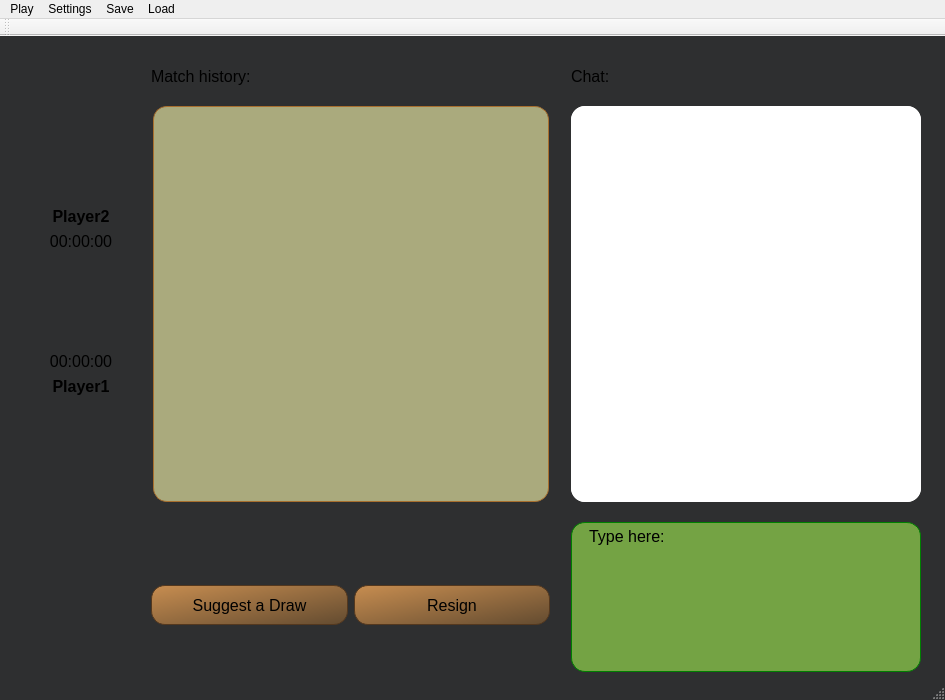
<?xml version="1.0" encoding="UTF-8"?>
<ui version="4.0">
 <class>MainWindow</class>
 <widget class="QMainWindow" name="MainWindow">
  <property name="geometry">
   <rect>
    <x>0</x>
    <y>0</y>
    <width>945</width>
    <height>700</height>
   </rect>
  </property>
  <property name="sizePolicy">
   <sizepolicy hsizetype="Preferred" vsizetype="Fixed">
    <horstretch>0</horstretch>
    <verstretch>0</verstretch>
   </sizepolicy>
  </property>
  <property name="minimumSize">
   <size>
    <width>945</width>
    <height>700</height>
   </size>
  </property>
  <property name="maximumSize">
   <size>
    <width>16777215</width>
    <height>16777215</height>
   </size>
  </property>
  <property name="palette">
   <palette>
    <active>
     <colorrole role="WindowText">
      <brush brushstyle="SolidPattern">
       <color alpha="255">
        <red>0</red>
        <green>0</green>
        <blue>0</blue>
       </color>
      </brush>
     </colorrole>
     <colorrole role="Button">
      <brush brushstyle="SolidPattern">
       <color alpha="255">
        <red>227</red>
        <green>227</green>
        <blue>227</blue>
       </color>
      </brush>
     </colorrole>
     <colorrole role="Text">
      <brush brushstyle="SolidPattern">
       <color alpha="255">
        <red>0</red>
        <green>0</green>
        <blue>0</blue>
       </color>
      </brush>
     </colorrole>
     <colorrole role="BrightText">
      <brush brushstyle="SolidPattern">
       <color alpha="255">
        <red>170</red>
        <green>170</green>
        <blue>127</blue>
       </color>
      </brush>
     </colorrole>
     <colorrole role="ButtonText">
      <brush brushstyle="SolidPattern">
       <color alpha="255">
        <red>0</red>
        <green>0</green>
        <blue>0</blue>
       </color>
      </brush>
     </colorrole>
     <colorrole role="Base">
      <brush brushstyle="SolidPattern">
       <color alpha="255">
        <red>255</red>
        <green>85</green>
        <blue>255</blue>
       </color>
      </brush>
     </colorrole>
     <colorrole role="Window">
      <brush brushstyle="SolidPattern">
       <color alpha="255">
        <red>140</red>
        <green>140</green>
        <blue>54</blue>
       </color>
      </brush>
     </colorrole>
     <colorrole role="ToolTipText">
      <brush brushstyle="SolidPattern">
       <color alpha="255">
        <red>0</red>
        <green>0</green>
        <blue>0</blue>
       </color>
      </brush>
     </colorrole>
    </active>
    <inactive>
     <colorrole role="WindowText">
      <brush brushstyle="SolidPattern">
       <color alpha="255">
        <red>208</red>
        <green>208</green>
        <blue>208</blue>
       </color>
      </brush>
     </colorrole>
     <colorrole role="Button">
      <brush brushstyle="SolidPattern">
       <color alpha="255">
        <red>64</red>
        <green>65</green>
        <blue>66</blue>
       </color>
      </brush>
     </colorrole>
     <colorrole role="Text">
      <brush brushstyle="SolidPattern">
       <color alpha="255">
        <red>208</red>
        <green>208</green>
        <blue>208</blue>
       </color>
      </brush>
     </colorrole>
     <colorrole role="BrightText">
      <brush brushstyle="SolidPattern">
       <color alpha="255">
        <red>255</red>
        <green>51</green>
        <blue>51</blue>
       </color>
      </brush>
     </colorrole>
     <colorrole role="ButtonText">
      <brush brushstyle="SolidPattern">
       <color alpha="255">
        <red>208</red>
        <green>208</green>
        <blue>208</blue>
       </color>
      </brush>
     </colorrole>
     <colorrole role="Base">
      <brush brushstyle="SolidPattern">
       <color alpha="255">
        <red>46</red>
        <green>47</green>
        <blue>48</blue>
       </color>
      </brush>
     </colorrole>
     <colorrole role="Window">
      <brush brushstyle="SolidPattern">
       <color alpha="255">
        <red>46</red>
        <green>47</green>
        <blue>48</blue>
       </color>
      </brush>
     </colorrole>
     <colorrole role="ToolTipText">
      <brush brushstyle="SolidPattern">
       <color alpha="255">
        <red>208</red>
        <green>208</green>
        <blue>208</blue>
       </color>
      </brush>
     </colorrole>
    </inactive>
    <disabled>
     <colorrole role="WindowText">
      <brush brushstyle="SolidPattern">
       <color alpha="255">
        <red>120</red>
        <green>120</green>
        <blue>120</blue>
       </color>
      </brush>
     </colorrole>
     <colorrole role="Button">
      <brush brushstyle="SolidPattern">
       <color alpha="255">
        <red>227</red>
        <green>227</green>
        <blue>227</blue>
       </color>
      </brush>
     </colorrole>
     <colorrole role="Text">
      <brush brushstyle="SolidPattern">
       <color alpha="255">
        <red>120</red>
        <green>120</green>
        <blue>120</blue>
       </color>
      </brush>
     </colorrole>
     <colorrole role="BrightText">
      <brush brushstyle="SolidPattern">
       <color alpha="255">
        <red>170</red>
        <green>170</green>
        <blue>127</blue>
       </color>
      </brush>
     </colorrole>
     <colorrole role="ButtonText">
      <brush brushstyle="SolidPattern">
       <color alpha="255">
        <red>120</red>
        <green>120</green>
        <blue>120</blue>
       </color>
      </brush>
     </colorrole>
     <colorrole role="Base">
      <brush brushstyle="SolidPattern">
       <color alpha="255">
        <red>140</red>
        <green>140</green>
        <blue>54</blue>
       </color>
      </brush>
     </colorrole>
     <colorrole role="Window">
      <brush brushstyle="SolidPattern">
       <color alpha="255">
        <red>140</red>
        <green>140</green>
        <blue>54</blue>
       </color>
      </brush>
     </colorrole>
     <colorrole role="ToolTipText">
      <brush brushstyle="SolidPattern">
       <color alpha="255">
        <red>208</red>
        <green>208</green>
        <blue>208</blue>
       </color>
      </brush>
     </colorrole>
    </disabled>
   </palette>
  </property>
  <property name="font">
   <font>
    <pointsize>12</pointsize>
   </font>
  </property>
  <property name="windowTitle">
   <string>Mercury Chess</string>
  </property>
  <property name="toolTip">
   <string/>
  </property>
  <property name="layoutDirection">
   <enum>Qt::LeftToRight</enum>
  </property>
  <property name="autoFillBackground">
   <bool>false</bool>
  </property>
  <property name="styleSheet">
   <string notr="true">QPushButton{
background-color: qlineargradient(x1: 0,y1: 0, x2: 1, y2: 1, stop: 0 #C78D50, stop: 1 #634b30 );
border: 1 solid #54381E;
border-radius: 14px;
text-shadow: 1px 1px 0px #2f6627;

}:pressed{
background-color: qlineargradient(x1: 0, y1: 0, x2: 1, y2: 1, stop: 0 #634b30, stop: 1 #C78D50 );
}</string>
  </property>
  <widget class="QWidget" name="centralWidget">
   <property name="sizePolicy">
    <sizepolicy hsizetype="Preferred" vsizetype="Fixed">
     <horstretch>0</horstretch>
     <verstretch>0</verstretch>
    </sizepolicy>
   </property>
   <widget class="QWidget" name="">
    <property name="geometry">
     <rect>
      <x>20</x>
      <y>20</y>
      <width>914</width>
      <height>610</height>
     </rect>
    </property>
    <layout class="QGridLayout" name="game_grid">
     <property name="sizeConstraint">
      <enum>QLayout::SetMinimumSize</enum>
     </property>
     <property name="rightMargin">
      <number>20</number>
     </property>
     <property name="spacing">
      <number>20</number>
     </property>
     <item row="0" column="1">
      <widget class="QLabel" name="match_history">
       <property name="minimumSize">
        <size>
         <width>400</width>
         <height>0</height>
        </size>
       </property>
       <property name="maximumSize">
        <size>
         <width>16777215</width>
         <height>60</height>
        </size>
       </property>
       <property name="palette">
        <palette>
         <active/>
         <inactive/>
         <disabled/>
        </palette>
       </property>
       <property name="font">
        <font>
         <pointsize>12</pointsize>
        </font>
       </property>
       <property name="styleSheet">
        <string notr="true">background: base;
</string>
       </property>
       <property name="text">
        <string>Match history:</string>
       </property>
      </widget>
     </item>
     <item row="0" column="2">
      <widget class="QLabel" name="chat_header">
       <property name="font">
        <font>
         <pointsize>12</pointsize>
        </font>
       </property>
       <property name="text">
        <string>Chat:</string>
       </property>
      </widget>
     </item>
     <item row="2" column="1">
      <layout class="QHBoxLayout" name="game_buttons">
       <item>
        <widget class="QPushButton" name="draw_button">
         <property name="sizePolicy">
          <sizepolicy hsizetype="MinimumExpanding" vsizetype="Fixed">
           <horstretch>0</horstretch>
           <verstretch>0</verstretch>
          </sizepolicy>
         </property>
         <property name="minimumSize">
          <size>
           <width>89</width>
           <height>40</height>
          </size>
         </property>
         <property name="maximumSize">
          <size>
           <width>197</width>
           <height>24</height>
          </size>
         </property>
         <property name="palette">
          <palette>
           <active>
            <colorrole role="Button">
             <brush brushstyle="LinearGradientPattern">
              <gradient startx="0.000000000000000" starty="0.000000000000000" endx="1.000000000000000" endy="1.000000000000000" type="LinearGradient" spread="PadSpread" coordinatemode="ObjectBoundingMode">
               <gradientstop position="0.000000000000000">
                <color alpha="255">
                 <red>199</red>
                 <green>141</green>
                 <blue>80</blue>
                </color>
               </gradientstop>
               <gradientstop position="1.000000000000000">
                <color alpha="255">
                 <red>99</red>
                 <green>75</green>
                 <blue>48</blue>
                </color>
               </gradientstop>
              </gradient>
             </brush>
            </colorrole>
            <colorrole role="Base">
             <brush brushstyle="LinearGradientPattern">
              <gradient startx="0.000000000000000" starty="0.000000000000000" endx="1.000000000000000" endy="1.000000000000000" type="LinearGradient" spread="PadSpread" coordinatemode="ObjectBoundingMode">
               <gradientstop position="0.000000000000000">
                <color alpha="255">
                 <red>199</red>
                 <green>141</green>
                 <blue>80</blue>
                </color>
               </gradientstop>
               <gradientstop position="1.000000000000000">
                <color alpha="255">
                 <red>99</red>
                 <green>75</green>
                 <blue>48</blue>
                </color>
               </gradientstop>
              </gradient>
             </brush>
            </colorrole>
            <colorrole role="Window">
             <brush brushstyle="LinearGradientPattern">
              <gradient startx="0.000000000000000" starty="0.000000000000000" endx="1.000000000000000" endy="1.000000000000000" type="LinearGradient" spread="PadSpread" coordinatemode="ObjectBoundingMode">
               <gradientstop position="0.000000000000000">
                <color alpha="255">
                 <red>199</red>
                 <green>141</green>
                 <blue>80</blue>
                </color>
               </gradientstop>
               <gradientstop position="1.000000000000000">
                <color alpha="255">
                 <red>99</red>
                 <green>75</green>
                 <blue>48</blue>
                </color>
               </gradientstop>
              </gradient>
             </brush>
            </colorrole>
           </active>
           <inactive>
            <colorrole role="Button">
             <brush brushstyle="LinearGradientPattern">
              <gradient startx="0.000000000000000" starty="0.000000000000000" endx="1.000000000000000" endy="1.000000000000000" type="LinearGradient" spread="PadSpread" coordinatemode="ObjectBoundingMode">
               <gradientstop position="0.000000000000000">
                <color alpha="255">
                 <red>199</red>
                 <green>141</green>
                 <blue>80</blue>
                </color>
               </gradientstop>
               <gradientstop position="1.000000000000000">
                <color alpha="255">
                 <red>99</red>
                 <green>75</green>
                 <blue>48</blue>
                </color>
               </gradientstop>
              </gradient>
             </brush>
            </colorrole>
            <colorrole role="Base">
             <brush brushstyle="LinearGradientPattern">
              <gradient startx="0.000000000000000" starty="0.000000000000000" endx="1.000000000000000" endy="1.000000000000000" type="LinearGradient" spread="PadSpread" coordinatemode="ObjectBoundingMode">
               <gradientstop position="0.000000000000000">
                <color alpha="255">
                 <red>199</red>
                 <green>141</green>
                 <blue>80</blue>
                </color>
               </gradientstop>
               <gradientstop position="1.000000000000000">
                <color alpha="255">
                 <red>99</red>
                 <green>75</green>
                 <blue>48</blue>
                </color>
               </gradientstop>
              </gradient>
             </brush>
            </colorrole>
            <colorrole role="Window">
             <brush brushstyle="LinearGradientPattern">
              <gradient startx="0.000000000000000" starty="0.000000000000000" endx="1.000000000000000" endy="1.000000000000000" type="LinearGradient" spread="PadSpread" coordinatemode="ObjectBoundingMode">
               <gradientstop position="0.000000000000000">
                <color alpha="255">
                 <red>199</red>
                 <green>141</green>
                 <blue>80</blue>
                </color>
               </gradientstop>
               <gradientstop position="1.000000000000000">
                <color alpha="255">
                 <red>99</red>
                 <green>75</green>
                 <blue>48</blue>
                </color>
               </gradientstop>
              </gradient>
             </brush>
            </colorrole>
           </inactive>
           <disabled>
            <colorrole role="Button">
             <brush brushstyle="LinearGradientPattern">
              <gradient startx="0.000000000000000" starty="0.000000000000000" endx="1.000000000000000" endy="1.000000000000000" type="LinearGradient" spread="PadSpread" coordinatemode="ObjectBoundingMode">
               <gradientstop position="0.000000000000000">
                <color alpha="255">
                 <red>199</red>
                 <green>141</green>
                 <blue>80</blue>
                </color>
               </gradientstop>
               <gradientstop position="1.000000000000000">
                <color alpha="255">
                 <red>99</red>
                 <green>75</green>
                 <blue>48</blue>
                </color>
               </gradientstop>
              </gradient>
             </brush>
            </colorrole>
            <colorrole role="Base">
             <brush brushstyle="LinearGradientPattern">
              <gradient startx="0.000000000000000" starty="0.000000000000000" endx="1.000000000000000" endy="1.000000000000000" type="LinearGradient" spread="PadSpread" coordinatemode="ObjectBoundingMode">
               <gradientstop position="0.000000000000000">
                <color alpha="255">
                 <red>199</red>
                 <green>141</green>
                 <blue>80</blue>
                </color>
               </gradientstop>
               <gradientstop position="1.000000000000000">
                <color alpha="255">
                 <red>99</red>
                 <green>75</green>
                 <blue>48</blue>
                </color>
               </gradientstop>
              </gradient>
             </brush>
            </colorrole>
            <colorrole role="Window">
             <brush brushstyle="LinearGradientPattern">
              <gradient startx="0.000000000000000" starty="0.000000000000000" endx="1.000000000000000" endy="1.000000000000000" type="LinearGradient" spread="PadSpread" coordinatemode="ObjectBoundingMode">
               <gradientstop position="0.000000000000000">
                <color alpha="255">
                 <red>199</red>
                 <green>141</green>
                 <blue>80</blue>
                </color>
               </gradientstop>
               <gradientstop position="1.000000000000000">
                <color alpha="255">
                 <red>99</red>
                 <green>75</green>
                 <blue>48</blue>
                </color>
               </gradientstop>
              </gradient>
             </brush>
            </colorrole>
           </disabled>
          </palette>
         </property>
         <property name="font">
          <font>
           <pointsize>12</pointsize>
          </font>
         </property>
         <property name="styleSheet">
          <string notr="true"/>
         </property>
         <property name="text">
          <string>Suggest a Draw</string>
         </property>
        </widget>
       </item>
       <item>
        <widget class="QPushButton" name="resign_button">
         <property name="sizePolicy">
          <sizepolicy hsizetype="MinimumExpanding" vsizetype="Fixed">
           <horstretch>0</horstretch>
           <verstretch>0</verstretch>
          </sizepolicy>
         </property>
         <property name="minimumSize">
          <size>
           <width>75</width>
           <height>40</height>
          </size>
         </property>
         <property name="maximumSize">
          <size>
           <width>196</width>
           <height>24</height>
          </size>
         </property>
         <property name="font">
          <font>
           <pointsize>12</pointsize>
          </font>
         </property>
         <property name="styleSheet">
          <string notr="true"/>
         </property>
         <property name="text">
          <string>Resign</string>
         </property>
        </widget>
       </item>
      </layout>
     </item>
     <item row="1" column="2">
      <widget class="QScrollArea" name="chat_area">
       <property name="sizePolicy">
        <sizepolicy hsizetype="Preferred" vsizetype="MinimumExpanding">
         <horstretch>0</horstretch>
         <verstretch>0</verstretch>
        </sizepolicy>
       </property>
       <property name="minimumSize">
        <size>
         <width>350</width>
         <height>396</height>
        </size>
       </property>
       <property name="maximumSize">
        <size>
         <width>350</width>
         <height>16777215</height>
        </size>
       </property>
       <property name="font">
        <font>
         <pointsize>12</pointsize>
        </font>
       </property>
       <property name="styleSheet">
        <string notr="true">QWidget{
background: white;
border-radius: 14px;
}</string>
       </property>
       <property name="verticalScrollBarPolicy">
        <enum>Qt::ScrollBarAlwaysOff</enum>
       </property>
       <property name="horizontalScrollBarPolicy">
        <enum>Qt::ScrollBarAlwaysOff</enum>
       </property>
       <property name="widgetResizable">
        <bool>true</bool>
       </property>
       <widget class="QWidget" name="scrollAreaWidgetContents">
        <property name="geometry">
         <rect>
          <x>0</x>
          <y>0</y>
          <width>350</width>
          <height>396</height>
         </rect>
        </property>
       </widget>
      </widget>
     </item>
     <item row="2" column="2">
      <widget class="QTextEdit" name="textEdit">
       <property name="minimumSize">
        <size>
         <width>350</width>
         <height>150</height>
        </size>
       </property>
       <property name="maximumSize">
        <size>
         <width>350</width>
         <height>150</height>
        </size>
       </property>
       <property name="palette">
        <palette>
         <active>
          <colorrole role="Button">
           <brush brushstyle="SolidPattern">
            <color alpha="255">
             <red>116</red>
             <green>163</green>
             <blue>68</blue>
            </color>
           </brush>
          </colorrole>
          <colorrole role="Base">
           <brush brushstyle="SolidPattern">
            <color alpha="255">
             <red>116</red>
             <green>163</green>
             <blue>68</blue>
            </color>
           </brush>
          </colorrole>
          <colorrole role="Window">
           <brush brushstyle="SolidPattern">
            <color alpha="255">
             <red>116</red>
             <green>163</green>
             <blue>68</blue>
            </color>
           </brush>
          </colorrole>
         </active>
         <inactive>
          <colorrole role="Button">
           <brush brushstyle="SolidPattern">
            <color alpha="255">
             <red>116</red>
             <green>163</green>
             <blue>68</blue>
            </color>
           </brush>
          </colorrole>
          <colorrole role="Base">
           <brush brushstyle="SolidPattern">
            <color alpha="255">
             <red>116</red>
             <green>163</green>
             <blue>68</blue>
            </color>
           </brush>
          </colorrole>
          <colorrole role="Window">
           <brush brushstyle="SolidPattern">
            <color alpha="255">
             <red>116</red>
             <green>163</green>
             <blue>68</blue>
            </color>
           </brush>
          </colorrole>
         </inactive>
         <disabled>
          <colorrole role="Button">
           <brush brushstyle="SolidPattern">
            <color alpha="255">
             <red>116</red>
             <green>163</green>
             <blue>68</blue>
            </color>
           </brush>
          </colorrole>
          <colorrole role="Base">
           <brush brushstyle="SolidPattern">
            <color alpha="255">
             <red>116</red>
             <green>163</green>
             <blue>68</blue>
            </color>
           </brush>
          </colorrole>
          <colorrole role="Window">
           <brush brushstyle="SolidPattern">
            <color alpha="255">
             <red>116</red>
             <green>163</green>
             <blue>68</blue>
            </color>
           </brush>
          </colorrole>
         </disabled>
        </palette>
       </property>
       <property name="font">
        <font>
         <pointsize>12</pointsize>
        </font>
       </property>
       <property name="toolTip">
        <string/>
       </property>
       <property name="autoFillBackground">
        <bool>false</bool>
       </property>
       <property name="styleSheet">
        <string notr="true">background: #74a344;
border: 1px solid green;
border-radius: 14;</string>
       </property>
       <property name="html">
        <string>&lt;!DOCTYPE HTML PUBLIC &quot;-//W3C//DTD HTML 4.0//EN&quot; &quot;http://www.w3.org/TR/REC-html40/strict.dtd&quot;&gt;
&lt;html&gt;&lt;head&gt;&lt;meta name=&quot;qrichtext&quot; content=&quot;1&quot; /&gt;&lt;meta charset=&quot;utf-8&quot; /&gt;&lt;style type=&quot;text/css&quot;&gt;
p, li { white-space: pre-wrap; }
hr { height: 1px; border-width: 0; }
li.unchecked::marker { content: &quot;\2610&quot;; }
li.checked::marker { content: &quot;\2612&quot;; }
&lt;/style&gt;&lt;/head&gt;&lt;body style=&quot; font-family:'Segoe UI'; font-size:12pt; font-weight:400; font-style:normal;&quot;&gt;
&lt;p style=&quot; margin-top:0px; margin-bottom:0px; margin-left:0px; margin-right:0px; -qt-block-indent:0; text-indent:0px;&quot;&gt;   Type here:&lt;/p&gt;
&lt;p style=&quot;-qt-paragraph-type:empty; margin-top:0px; margin-bottom:0px; margin-left:0px; margin-right:0px; -qt-block-indent:0; text-indent:0px;&quot;&gt;&lt;br /&gt;&lt;/p&gt;&lt;/body&gt;&lt;/html&gt;</string>
       </property>
       <property name="placeholderText">
        <string/>
       </property>
      </widget>
     </item>
     <item row="1" column="1" alignment="Qt::AlignHCenter|Qt::AlignVCenter">
      <widget class="QLabel" name="board_background">
       <property name="sizePolicy">
        <sizepolicy hsizetype="Fixed" vsizetype="Fixed">
         <horstretch>0</horstretch>
         <verstretch>0</verstretch>
        </sizepolicy>
       </property>
       <property name="minimumSize">
        <size>
         <width>396</width>
         <height>396</height>
        </size>
       </property>
       <property name="maximumSize">
        <size>
         <width>396</width>
         <height>396</height>
        </size>
       </property>
       <property name="palette">
        <palette>
         <active>
          <colorrole role="Button">
           <brush brushstyle="SolidPattern">
            <color alpha="255">
             <red>170</red>
             <green>170</green>
             <blue>125</blue>
            </color>
           </brush>
          </colorrole>
          <colorrole role="Base">
           <brush brushstyle="SolidPattern">
            <color alpha="255">
             <red>170</red>
             <green>170</green>
             <blue>125</blue>
            </color>
           </brush>
          </colorrole>
          <colorrole role="Window">
           <brush brushstyle="SolidPattern">
            <color alpha="255">
             <red>170</red>
             <green>170</green>
             <blue>125</blue>
            </color>
           </brush>
          </colorrole>
         </active>
         <inactive>
          <colorrole role="Button">
           <brush brushstyle="SolidPattern">
            <color alpha="255">
             <red>170</red>
             <green>170</green>
             <blue>125</blue>
            </color>
           </brush>
          </colorrole>
          <colorrole role="Base">
           <brush brushstyle="SolidPattern">
            <color alpha="255">
             <red>170</red>
             <green>170</green>
             <blue>125</blue>
            </color>
           </brush>
          </colorrole>
          <colorrole role="Window">
           <brush brushstyle="SolidPattern">
            <color alpha="255">
             <red>170</red>
             <green>170</green>
             <blue>125</blue>
            </color>
           </brush>
          </colorrole>
         </inactive>
         <disabled>
          <colorrole role="Button">
           <brush brushstyle="SolidPattern">
            <color alpha="255">
             <red>170</red>
             <green>170</green>
             <blue>125</blue>
            </color>
           </brush>
          </colorrole>
          <colorrole role="Base">
           <brush brushstyle="SolidPattern">
            <color alpha="255">
             <red>170</red>
             <green>170</green>
             <blue>125</blue>
            </color>
           </brush>
          </colorrole>
          <colorrole role="Window">
           <brush brushstyle="SolidPattern">
            <color alpha="255">
             <red>170</red>
             <green>170</green>
             <blue>125</blue>
            </color>
           </brush>
          </colorrole>
         </disabled>
        </palette>
       </property>
       <property name="toolTip">
        <string>Think thoroughly</string>
       </property>
       <property name="autoFillBackground">
        <bool>false</bool>
       </property>
       <property name="styleSheet">
        <string notr="true">QLabel{
background: rgb(170, 170, 125);
border: 1 solid #A86F2E;
border-radius: 14px;
}</string>
       </property>
       <property name="text">
        <string/>
       </property>
       <property name="scaledContents">
        <bool>false</bool>
       </property>
       <property name="alignment">
        <set>Qt::AlignCenter</set>
       </property>
      </widget>
     </item>
     <item row="1" column="0">
      <layout class="QVBoxLayout" name="players_layout">
       <property name="spacing">
        <number>6</number>
       </property>
       <property name="leftMargin">
        <number>0</number>
       </property>
       <property name="topMargin">
        <number>0</number>
       </property>
       <property name="rightMargin">
        <number>0</number>
       </property>
       <property name="bottomMargin">
        <number>0</number>
       </property>
       <item alignment="Qt::AlignRight">
        <widget class="QLabel" name="opponent_avatar">
         <property name="minimumSize">
          <size>
           <width>95</width>
           <height>95</height>
          </size>
         </property>
         <property name="maximumSize">
          <size>
           <width>200</width>
           <height>200</height>
          </size>
         </property>
         <property name="autoFillBackground">
          <bool>false</bool>
         </property>
         <property name="styleSheet">
          <string notr="true"/>
         </property>
         <property name="frameShape">
          <enum>QFrame::NoFrame</enum>
         </property>
         <property name="frameShadow">
          <enum>QFrame::Plain</enum>
         </property>
         <property name="lineWidth">
          <number>0</number>
         </property>
         <property name="midLineWidth">
          <number>0</number>
         </property>
         <property name="text">
          <string/>
         </property>
         <property name="pixmap">
          <pixmap resource="../images.qrc">:/profile</pixmap>
         </property>
        </widget>
       </item>
       <item alignment="Qt::AlignRight">
        <widget class="QLabel" name="opponent_name">
         <property name="sizePolicy">
          <sizepolicy hsizetype="Preferred" vsizetype="Fixed">
           <horstretch>0</horstretch>
           <verstretch>0</verstretch>
          </sizepolicy>
         </property>
         <property name="minimumSize">
          <size>
           <width>100</width>
           <height>0</height>
          </size>
         </property>
         <property name="font">
          <font>
           <pointsize>12</pointsize>
           <bold>true</bold>
           <strikeout>false</strikeout>
           <kerning>true</kerning>
          </font>
         </property>
         <property name="text">
          <string>Player2</string>
         </property>
         <property name="alignment">
          <set>Qt::AlignCenter</set>
         </property>
        </widget>
       </item>
       <item alignment="Qt::AlignRight">
        <widget class="QLabel" name="opponent_timer">
         <property name="sizePolicy">
          <sizepolicy hsizetype="Preferred" vsizetype="Fixed">
           <horstretch>0</horstretch>
           <verstretch>0</verstretch>
          </sizepolicy>
         </property>
         <property name="minimumSize">
          <size>
           <width>100</width>
           <height>0</height>
          </size>
         </property>
         <property name="font">
          <font>
           <pointsize>12</pointsize>
          </font>
         </property>
         <property name="text">
          <string>00:00:00</string>
         </property>
         <property name="alignment">
          <set>Qt::AlignCenter</set>
         </property>
        </widget>
       </item>
       <item>
        <spacer name="verticalSpacer">
         <property name="orientation">
          <enum>Qt::Vertical</enum>
         </property>
         <property name="sizeHint" stdset="0">
          <size>
           <width>20</width>
           <height>40</height>
          </size>
         </property>
        </spacer>
       </item>
       <item alignment="Qt::AlignRight">
        <widget class="QLabel" name="user_timer">
         <property name="sizePolicy">
          <sizepolicy hsizetype="Preferred" vsizetype="Fixed">
           <horstretch>0</horstretch>
           <verstretch>0</verstretch>
          </sizepolicy>
         </property>
         <property name="minimumSize">
          <size>
           <width>100</width>
           <height>0</height>
          </size>
         </property>
         <property name="font">
          <font>
           <pointsize>12</pointsize>
          </font>
         </property>
         <property name="text">
          <string>00:00:00</string>
         </property>
         <property name="alignment">
          <set>Qt::AlignCenter</set>
         </property>
        </widget>
       </item>
       <item alignment="Qt::AlignRight">
        <widget class="QLabel" name="user_name">
         <property name="sizePolicy">
          <sizepolicy hsizetype="Preferred" vsizetype="Fixed">
           <horstretch>0</horstretch>
           <verstretch>0</verstretch>
          </sizepolicy>
         </property>
         <property name="minimumSize">
          <size>
           <width>100</width>
           <height>0</height>
          </size>
         </property>
         <property name="font">
          <font>
           <pointsize>12</pointsize>
           <bold>true</bold>
           <strikeout>false</strikeout>
           <kerning>true</kerning>
          </font>
         </property>
         <property name="text">
          <string>Player1</string>
         </property>
         <property name="alignment">
          <set>Qt::AlignCenter</set>
         </property>
        </widget>
       </item>
       <item alignment="Qt::AlignRight">
        <widget class="QLabel" name="user_avatar">
         <property name="sizePolicy">
          <sizepolicy hsizetype="Fixed" vsizetype="Fixed">
           <horstretch>0</horstretch>
           <verstretch>0</verstretch>
          </sizepolicy>
         </property>
         <property name="minimumSize">
          <size>
           <width>100</width>
           <height>100</height>
          </size>
         </property>
         <property name="maximumSize">
          <size>
           <width>200</width>
           <height>200</height>
          </size>
         </property>
         <property name="autoFillBackground">
          <bool>false</bool>
         </property>
         <property name="styleSheet">
          <string notr="true"/>
         </property>
         <property name="text">
          <string/>
         </property>
         <property name="pixmap">
          <pixmap resource="../images.qrc">:/profile</pixmap>
         </property>
        </widget>
       </item>
      </layout>
     </item>
    </layout>
   </widget>
  </widget>
  <widget class="QMenuBar" name="menuBar">
   <property name="enabled">
    <bool>true</bool>
   </property>
   <property name="geometry">
    <rect>
     <x>0</x>
     <y>0</y>
     <width>945</width>
     <height>21</height>
    </rect>
   </property>
   <property name="defaultUp">
    <bool>false</bool>
   </property>
   <property name="nativeMenuBar">
    <bool>true</bool>
   </property>
   <widget class="QMenu" name="menuSave">
    <property name="title">
     <string>Save</string>
    </property>
   </widget>
   <widget class="QMenu" name="menuLoad">
    <property name="title">
     <string>Load</string>
    </property>
   </widget>
   <widget class="QMenu" name="menuSettings">
    <property name="title">
     <string>Settings</string>
    </property>
    <addaction name="actionProfile"/>
   </widget>
   <widget class="QMenu" name="menuPlay">
    <property name="title">
     <string>Play</string>
    </property>
    <addaction name="actionWith_AI"/>
    <addaction name="actionOnline"/>
   </widget>
   <addaction name="menuPlay"/>
   <addaction name="menuSettings"/>
   <addaction name="menuSave"/>
   <addaction name="menuLoad"/>
  </widget>
  <widget class="QToolBar" name="mainToolBar">
   <property name="enabled">
    <bool>false</bool>
   </property>
   <property name="floatable">
    <bool>false</bool>
   </property>
   <attribute name="toolBarArea">
    <enum>TopToolBarArea</enum>
   </attribute>
   <attribute name="toolBarBreak">
    <bool>false</bool>
   </attribute>
  </widget>
  <widget class="QStatusBar" name="statusBar">
   <property name="font">
    <font>
     <family>Century</family>
     <pointsize>14</pointsize>
     <bold>false</bold>
     <underline>true</underline>
     <strikeout>false</strikeout>
     <kerning>true</kerning>
    </font>
   </property>
   <property name="autoFillBackground">
    <bool>false</bool>
   </property>
  </widget>
  <action name="actionSave_the_game">
   <property name="text">
    <string>Save the game</string>
   </property>
  </action>
  <action name="actionWith_AI">
   <property name="text">
    <string>With AI</string>
   </property>
   <property name="toolTip">
    <string>With AI</string>
   </property>
  </action>
  <action name="actionOnline">
   <property name="text">
    <string>Online</string>
   </property>
  </action>
  <action name="actionProfile">
   <property name="text">
    <string>Profile</string>
   </property>
  </action>
 </widget>
 <layoutdefault spacing="6" margin="11"/>
 <resources>
  <include location="../images.qrc"/>
 </resources>
 <connections/>
</ui>
